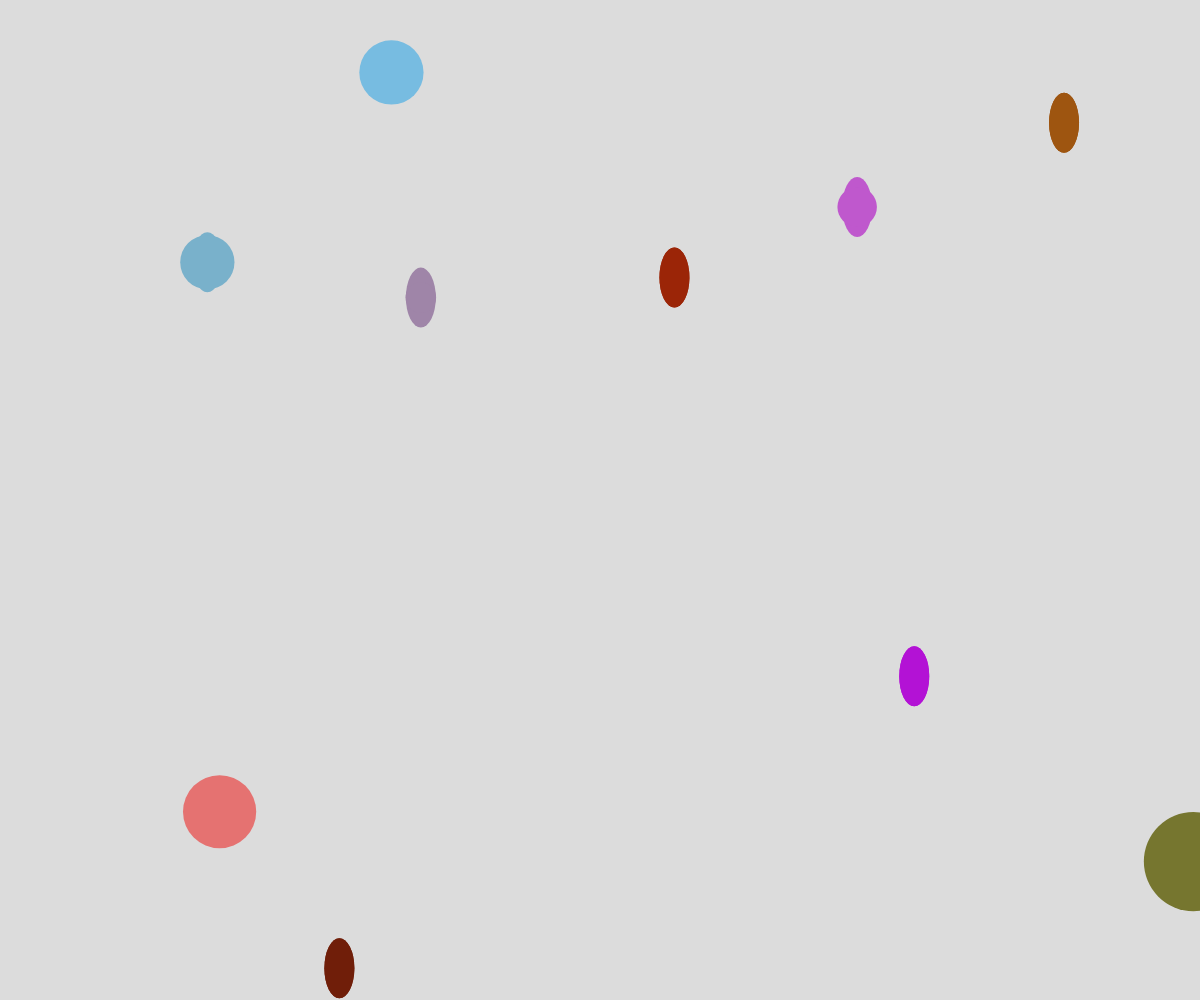
Frame 1 (no input)
Frame 60 (no input): identical to frame 1, image omitted
Frame 120 (the mouse pressed at the canvas centre since frame 60): identical to frame 1, image omitted

The p5.js sketch that drew this single still picture (run headless with seeded random() and noise() and a simulated clock; from frame 60 on, the mouse is pressed at the canvas centre):

// p5.js sketch
// ── sketch.js
// inheretance

let shapes = [];




function setup() {
  createCanvas(windowWidth, windowHeight);

  for (let i = 0; i < 10; i++) {
    let x = random(width);
    let y = random(height);
    let color = [random(255), random(255), random(255)];
    shapes.push(new Shape(x, y, color));

    let choice = random(['circle', 'ellipse']);
    if (choice === 'circle') {
      let radius = random(10, 50);
      shapes.push(new Circle(x, y, color, radius));
    } 
    else {
      shapes.push(new Shape(x, y, color));
    }
  }
}

function draw() {
  background(220);
  for (let shape of shapes) {
    shape.display();
  }
}

class Shape {
  constructor(x,y,color){
    this.x = x;
    this.y = y;
    this.color = color;
  }

  display() {
    noStroke();
    fill(this.color);
    ellipse(this.x, this.y, 30, 60);
  }
}

class Circle extends Shape {
  constructor(x,y,color,radius){
    super(x,y,color);
    this.radius = radius;
  }

  display() {
    noStroke();
    fill(this.color);
    ellipse(this.x, this.y, this.radius*2);
  }
}
